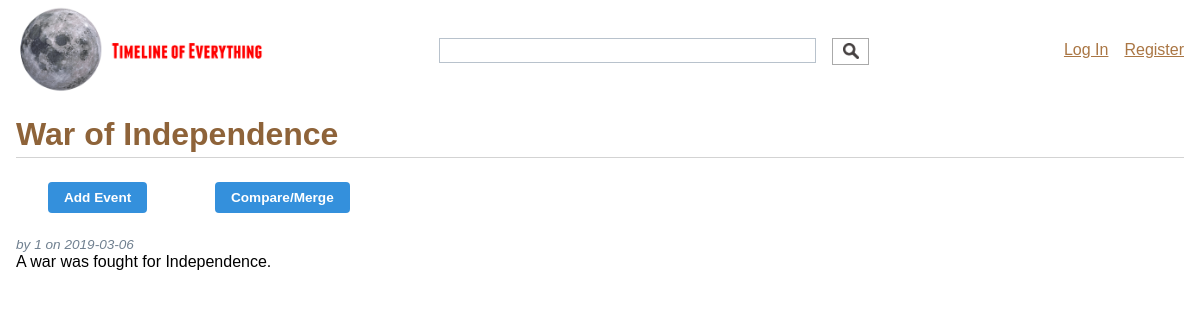
Screenshot of /1/view with the database file from the repository.
### tables this page shows
CREATE TABLE timeline (
  id INTEGER PRIMARY KEY AUTOINCREMENT,
  author_id INTEGER NOT NULL,
  created TIMESTAMP NOT NULL DEFAULT CURRENT_TIMESTAMP,
  title TEXT NOT NULL,
  summary TEXT NOT NULL,
  FOREIGN KEY (author_id) REFERENCES user (id)
);

### timeline/blog.py (the view)
@bp.route('/<int:id>/view', methods=('GET',))
def view(id):
    tl = get_timeline(id)
    timeline_json = json.dumps(make_timeline_json(tl))
    timelines = json.dumps(timelines_to_json(get_all_timelines()))
    return render_template('blog/view.html', tl={'timeline': tl['timeline'], 'timeline_json': timeline_json, 'timelines': timelines})

### timeline/auth.py (called while the page is built)
@bp.before_app_request
def load_logged_in_user():
    user_id = session.get('user_id')
    if user_id is None:
        g.user = None
    else:
        g.user = get_db().execute(
            'SELECT * FROM user WHERE id = ?', (user_id,)
        ).fetchone()

### timeline/blog.py (called while the page is built)
def get_timeline(id):
    db = get_db()
    timeline = db.execute(
        'SELECT t.id, title, summary, created, author_id, username'
        ' FROM timeline t JOIN user u ON t.author_id = u.id'
        ' WHERE t.id = ?',
        (id,)
    ).fetchone()
    if timeline is None:
        abort(404, "Timeline id {0} doesn't exist.".format(id))
    tl = {'timeline': timeline, 'events': []}
    events = db.execute(
        'SELECT * FROM timeline_has th INNER JOIN event e ON th.event_id = e.id WHERE th.timeline_id = ' + str(timeline['id'])
    ).fetchall()
    tl['events'] = events
    return tl

def get_all_timelines():
    db = get_db()
    timelines = db.execute(
        'SELECT id, title FROM timeline'
    ).fetchall()
    return timelines

def timelines_to_json(timelines):
    tls = []
    for timeline in timelines:
        tls.append({'id': timeline['id'], 'title': timeline['title']})
    return tls

def get_date(date):
    if date:
        if isinstance(date, str):
            date = datetime.strptime(date, '%Y-%m-%d')
        d = date.date()
        date_obj = {'year': d.year, 'month': d.year, 'day': d.day}
        return date_obj
    return None

def get_event(event):
    new_event = {'text': {'headline': event['title'], 'text': event['summary']}}
    start_date = get_date(event['startDate'])
    if start_date:
        new_event['start_date'] = start_date
    end_date = get_date(event['endDate'])
    if end_date:
        new_event['end_date'] = end_date
    return new_event

def make_timeline_json(tl):
    js = {'title': {
             'text': {
               'headline': tl['timeline']['title'],
               'text': tl['timeline']['summary']
             }
           },
           'events': []
          };
    for event in tl['events']:
        js['events'].append(get_event(event))
    return js

### timeline/db.py (called while the page is built)
def get_db():
    if 'db' not in g:
        g.db = sqlite3.connect(
            current_app.config['DATABASE'],
            detect_types=sqlite3.PARSE_DECLTYPES
        )
        g.db.row_factory = sqlite3.Row
    return g.db

### timeline/templates/blog/view.html (shortened to what this page needs)
{% extends 'base.html' %}
{% block header %}
  <h1>{% block title %}{{ tl.timeline['title'] }}{% endblock %}</h1>
{% endblock %}
{% block content %}
    <article class="post">
      <header>
        <div>
        <div class="action-bar my-6">
          <button class="bg-blue hover:bg-blue-dark text-white font-bold py-2 px-4 mr-8 ml-8 rounded" id="btn-add-event">Add Event</button>
          <button class="bg-blue hover:bg-blue-dark text-white font-bold py-2 px-4 mr-8 ml-8 rounded" id="btn-merge">Compare/Merge</button>
        </div>
            <div class="about">by {{ tl.timeline['author_id'] }} on {{ tl.timeline['created'].strftime('%Y-%m-%d') }}</div>
        </div>
      </header>
      <p class="body">{{ tl.timeline['summary'] }}</p>
      <div id='timeline-embed' style="width: 100%; height: 400px"></div>
    </article>
{% endblock %}

### timeline/static/style.css (style rules this page uses)
* { padding: 0; margin: 0; }
h1, h2, h3, h4, h5, h6 { color: #8e6339; margin: 1rem 0; }
.content > header h1 { flex: auto; margin: 1rem 0 0.25rem 0; }
.post > header { display: flex; align-items: flex-end; font-size: 0.85em; }
.post > header > div:first-of-type { flex: auto; }
.post .about { margin-top: 10px; color: slategray; font-style: italic; }
.post .body { white-space: pre-line; }

### rows the page displays
timeline: timeline "War of Independence", timeline.author_id "1", timeline.created "2019-03-06", timeline.summary "A war was fought for Independence."
